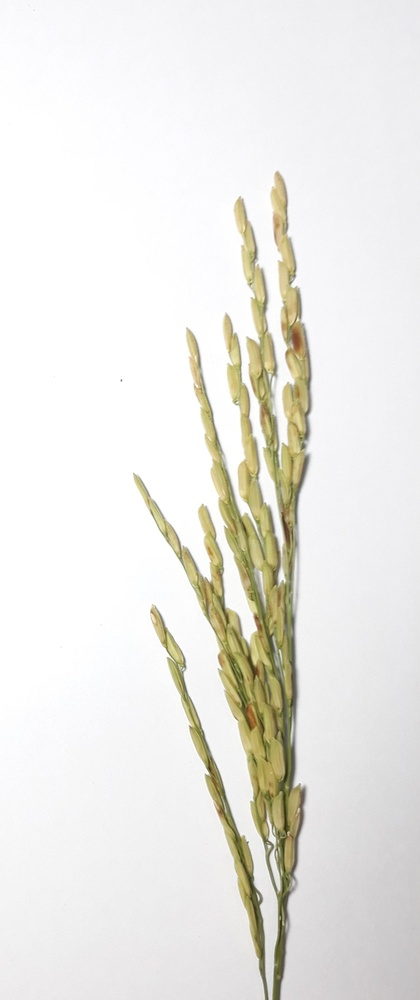
#> input picture TEST_DATA/lua.jpg, 420 x 1000 px, shrunk from 1712 x 4079 before the run
$ python -i damage_seeds_detect.py   (imports and definitions only)
#> lines starting #> are read from the running program, lines starting #| are printed output that depends on the picture; after the words box and inside, x2 and y2 are one past the last pixel; in counts of white or black regions, pixels touching at a corner belong together
#> further down, picture is the input picture: shape (1000, 420, 3); mean B, G, R 228.7, 233.7, 234.9

import numpy as np
import cv2 as cv
import os

def damege_seeds_detect(img):

    min = np.array([0, 94, 0])
    max = np.array([21, 255, 255])

    hsv = cv.cvtColor(img, cv.COLOR_BGR2HSV)
#> hsv: shape (1000, 420, 3); mean H, S, V 59.9, 11.4, 235.6
    mask = cv.inRange(hsv, min, max)
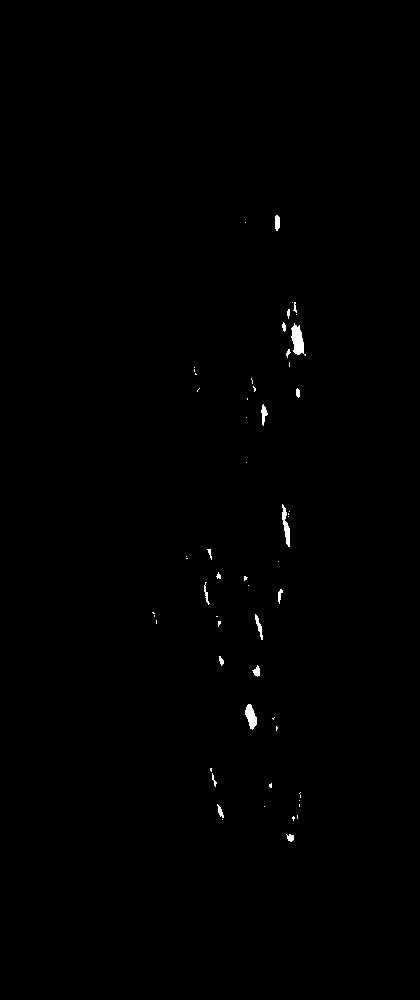
#> mask: shape (1000, 420); 0.35% white; 58 white regions (38 under 20 px), largest, box (x1, y1, x2, y2) and area: (291, 323, 306, 356) 288, (245, 704, 257, 730) 191, (282, 504, 290, 547) 171
    canny = cv.Canny(mask, 60, 165, 3)
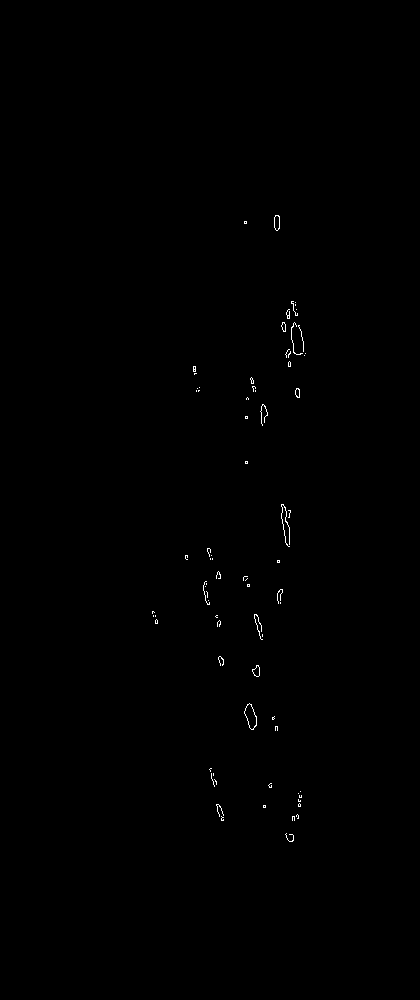
#> canny: shape (1000, 420); 0.23% white in thin lines or dots, all inside (x1, y1, x2, y2) = (152, 215, 306, 842)
    dilate = cv.dilate(canny, (10, 10), iterations=2)
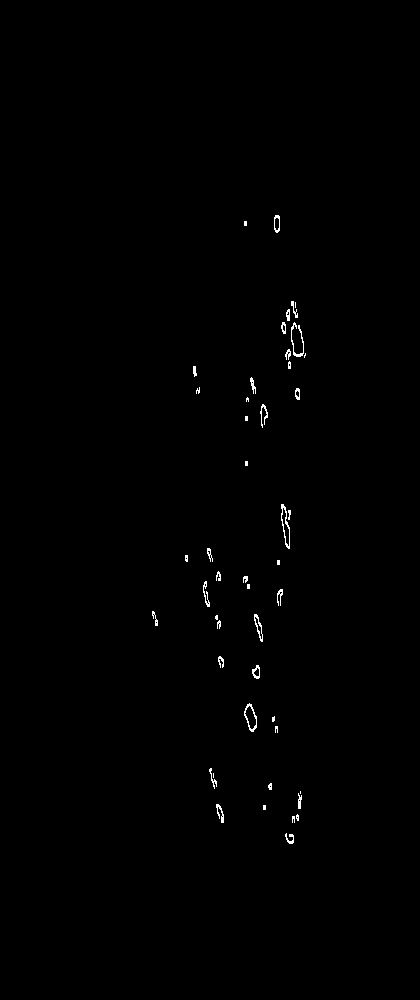
#> dilate: shape (1000, 420); 0.41% white in thin lines or dots, all inside (x1, y1, x2, y2) = (152, 215, 306, 844)

    ret, thresh = cv.threshold(mask, 127, 255, cv.THRESH_BINARY_INV)
#> thresh: shape (1000, 420); 99.6% white; 58 black regions (38 under 20 px)

    # remove damege seeds out img
    bitwise = cv.bitwise_or(img, img, mask=thresh)

    contours, hierarchies = cv.findContours(dilate, cv.RETR_LIST, cv.CHAIN_APPROX_SIMPLE)
#> contours = 71 contours, 48 with area under 20; largest, box (x1, y1, x2, y2) and area: (244, 703, 257, 732) 214, (281, 504, 290, 549) 192, (244, 705, 257, 730) 162, (281, 507, 290, 547) 146, (254, 614, 263, 642) 94

    final = cv.drawContours(img.copy(), contours, -1, (0, 0, 255), 2)


    return final,contours

>>> import cv2
>>> picture = cv2.imread('../../TEST_DATA/lua.jpg')
>>> result = damege_seeds_detect(picture)
